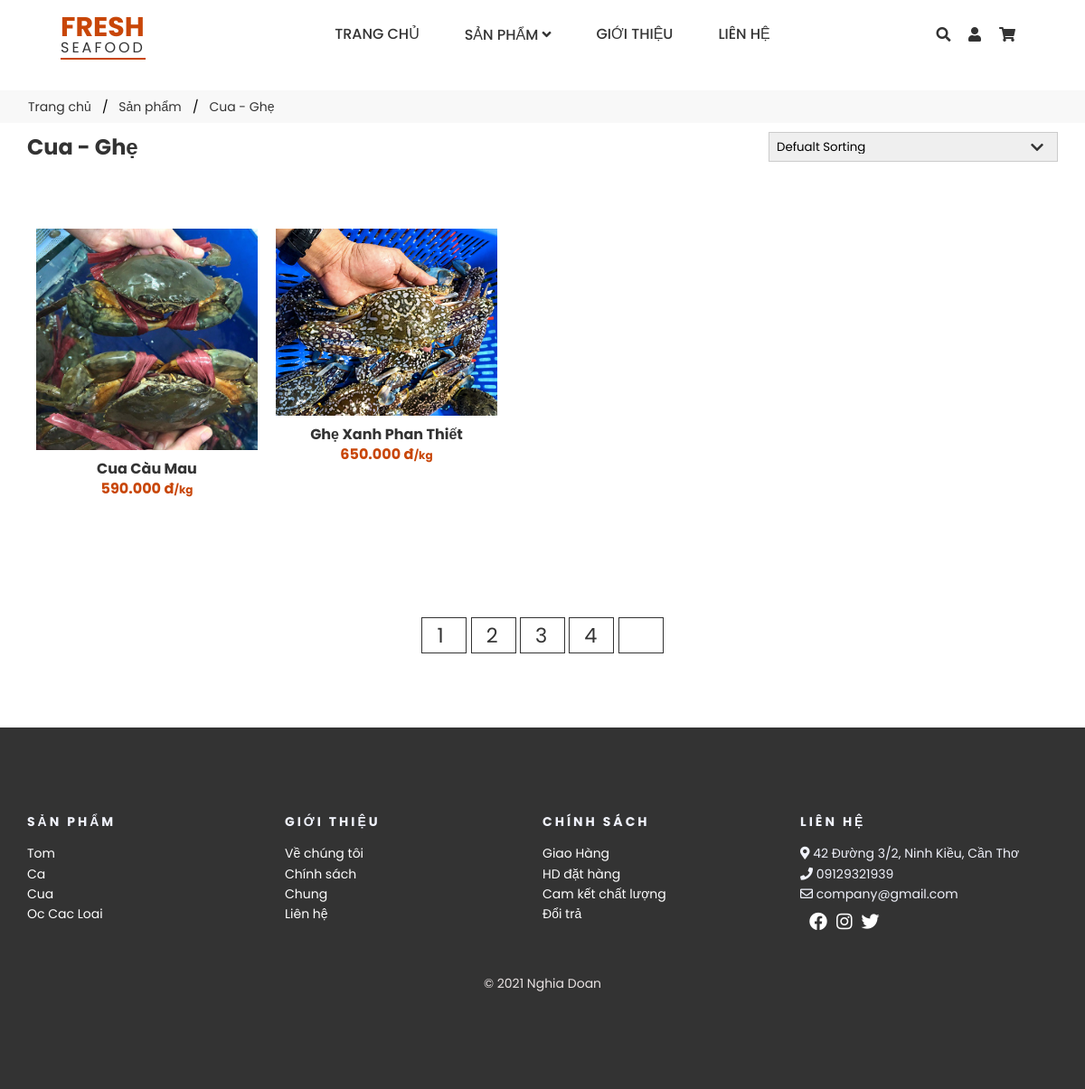
The page /sanpham/danhmuc?id=41 on the database its author committed.
### tables this page shows
CREATE TABLE `tbl_category_product` (
  `id_category_product` int(11) UNSIGNED NOT NULL,
  `title_category_product` varchar(255) NOT NULL,
  `desc_category_product` varchar(255) NOT NULL
);

CREATE TABLE `tbl_product` (
  `id_product` int(11) UNSIGNED NOT NULL,
  `title_product` varchar(255) NOT NULL,
  `price_product` varchar(100) NOT NULL,
  `desc_product` text NOT NULL,
  `quantity_product` int(11) NOT NULL,
  `image_product` varchar(100) NOT NULL,
  `id_category_product` int(11) UNSIGNED NOT NULL,
  `product_hot` int(11) NOT NULL
);

### system/libs/Load.php (called while the page is built, shortened)
<?php
    class Load{
        public function view($filename, $data = false){
            include ('app/views/'.$filename.'.php');
        }
        public function model($filename){
            return new $filename();
        }
    }
?>

### app/controllers/sanpham.php (called while the page is built, shortened)
<?php
    class sanpham extends DController{
        public function danhmuc(){
            $id = $_GET['id'];
            $table = "tbl_category_product";
            $table_product = 'tbl_product';
            $categoryModel = $this->load->model('categoryModel');
            $data['category'] = $categoryModel -> category_home($table);
            $data['category_by_id'] = $categoryModel -> categorybyid_home($table, $table_product,$id);
            $this ->load -> view('header', $data);
           $this ->load -> view('categoryproduct', $data);
           $this ->load -> view('footer');
        }
    }
?>

### index.php (called while the page is built, shortened)
 <?php
    $Main = new main();
?>

### system/libs/Database.php (called while the page is built, shortened)
<?php
    class Database extends PDO{
        public function select($sql, $data = array(), $fetchStyle = PDO::FETCH_ASSOC){
            $statement = $this->prepare($sql);
            $statement -> execute();
            return $statement -> fetchAll($fetchStyle);
        }
    }
?>

### app/models/categoryModel.php (called while the page is built, shortened)
<?php
    class categoryModel extends DModel{
        public function categorybyid_home($table, $table_product,$id){
            $sql = "SELECT * FROM $table, $table_product WHERE $table.id_category_product = $table_product.id_category_product AND $table_product.id_category_product = '$id' ORDER BY $table_product.id_product DESC";
            return $this-> db ->select($sql);
        }
    }
?>

### system/libs/DController.php (called while the page is built, shortened)
<?php
    class DController{
        public function __construct(){
            $this->load = new Load();
        }
    }
?>

### system/libs/DModel.php (called while the page is built, shortened)
<?php
    class DModel{
        public function __construct(){
            $connect = 'mysql:dbname=pdo_seafoodweb; host=localhost; charset=utf8';
            $user = 'root';
            $password = '';
           $this-> db = new Database($connect, $user, $password);
        }
    }
?>

### app/views/categoryproduct.php (the view, shortened to what this page needs)
<?php
    $name = 'Danh mục chưa có sản phẩm';
        foreach($category_by_id as $key =>$pro){
            $name = $pro['title_category_product'];
        }
?>
<section class="section all-products" id="products">
    <ul class="breadcrumb">
        <div class="container">
            <li><a href="<?php echo BASE_URL ?>">Trang chủ</a></li>
            <li><a href="<?php echo BASE_URL  ?>sanpham/tatca">Sản phẩm</a></li>
            <li><?php echo $name ?></li>
        </div>
    </ul>
    <div class="products-top container">
        <h1><?php echo $name ?></h1>
        <form>
            <select>
                <option value="1">Defualt Sorting</option>
            </select>
            <span><i class="fas fa-chevron-down"></i></span>
        </form>
    </div>
    <div class="products-center container">
    <?php foreach($category_by_id as $key => $product) {?>
        <form action="<?php echo BASE_URL ?>giohang/themvaogio " method="POST">
          <div class="products-item">
          <a href="<?php echo BASE_URL ?>sanpham/chitietsanpham?id=<?php echo $product['id_product']?>">
            <img
              src="<?php echo BASE_URL ?>public/uploads/product/<?php echo $product['image_product'] ?>"
              alt="unsplash"
              class="products-image"
            />
            </a>
            <div class="products-details">
                <h1><?php echo $product['title_product']?></h1>
                <strong><?php echo number_format($product['price_product'],0,',','.').' '.'đ'?><span style="font-size:12px">/kg</span></strong>
                <button class="products-btn"><span style="letter-spacing: 1px">THÊM VÀO GIỎ</span></button>
            </div>
          </div>
          </form>
          <?php }?>
    </div>
   </section>
    <section class="products-pagination">
        <div class=" container">
            <span>1</span>
            <span>2</span>
            <span>3</span>
            <span>4</span>
            <span><i class="fas fa-long-arrow-alt-right"></i></span>
        </div>
        </section>

### public/css/style.css (style rules this page uses)
*, *::before, *::after { box-sizing: border-box; -webkit-box-sizing: border-box; }
html { scroll-behavior: smooth; box-sizing: border-box; font-size: 62.5%; }
img { display: block; max-width: 100%; width: 100%; }
ul li { list-style: none; }
a { text-decoration: none; color: #333; }
.container { margin: 0 auto; padding: 0 15px; max-width: 1170px; }
ul.breadcrumb { background-color: #f8f8f8; margin-top: 100px; padding: 10px 16px; list-style: none; }
ul.breadcrumb li { display: inline; font-size: 14px; }
ul.breadcrumb li + li:before { padding: 8px; color: black; content: "/\00a0"; }
ul.breadcrumb li a { text-decoration: none; }
.section .products-top { margin-top: 10px; display: flex; align-items: center; justify-content: space-between; margin-bottom: 4rem; }
.section .products-top h1 { font-size: 24px; }
.section .products-top form { position: relative; z-index: 1; }
.section .products-top form span { position: absolute; top: 50%; right: 1rem; transform: translateY(-50%); font-size: 1rem; z-index: 0; }
.products-top select { font-family: "Poppins", sans-serif; width: 20rem; padding: 0.5rem; border: 1px solid #ccc; appearance: none; outline: none; }
.products-center { margin-top: 50px; --spacing: 20px; --column: 4; display: flex; flex-wrap: wrap; margin-bottom: calc(-1 * var(--spacing)); }
.products-center > * { margin-bottom: var(--spacing); width: calc((100% / var(--column)) - var(--spacing)); }
.products-item { border-radius: 10px; padding: 10px; cursor: pointer; }
.products-details { text-align: center; padding: 10px 10px; line-height: 1.4; }
.products-details strong { color: #C84608; }
.products-btn { border: 1px solid #333; margin: 1em 0 3px 0.3em; width: 100%; position: relative; font-family: inherit; text-decoration: none; overflow: hidden; padding: 12px 20px; border-radius: 30px; color: transparent; background-color: transparent; border: 0; cursor: pointer; display: inline-block; }
.products-pagination { display: flex; justify-content: center; align-items: center; }
.products-pagination span { margin-top: 50px; width: 50px; height: 40px; display: inline-block; padding: 0.5rem 1rem; border: 1px solid #333; font-size: 1.4rem; margin-bottom: 2rem; cursor: pointer; transition: all 300ms ease-in-out; }
.products-pagination span i { font-weight: 400; }

### rows shown on the page
tbl_category_product: title_category_product "Cua - Ghẹ"
tbl_product: image_product (picture), title_product "Cua Càu Mau", price_product "590.000"
tbl_product: image_product (picture), title_product "Ghẹ Xanh Phan Thiết", price_product "650.000"
